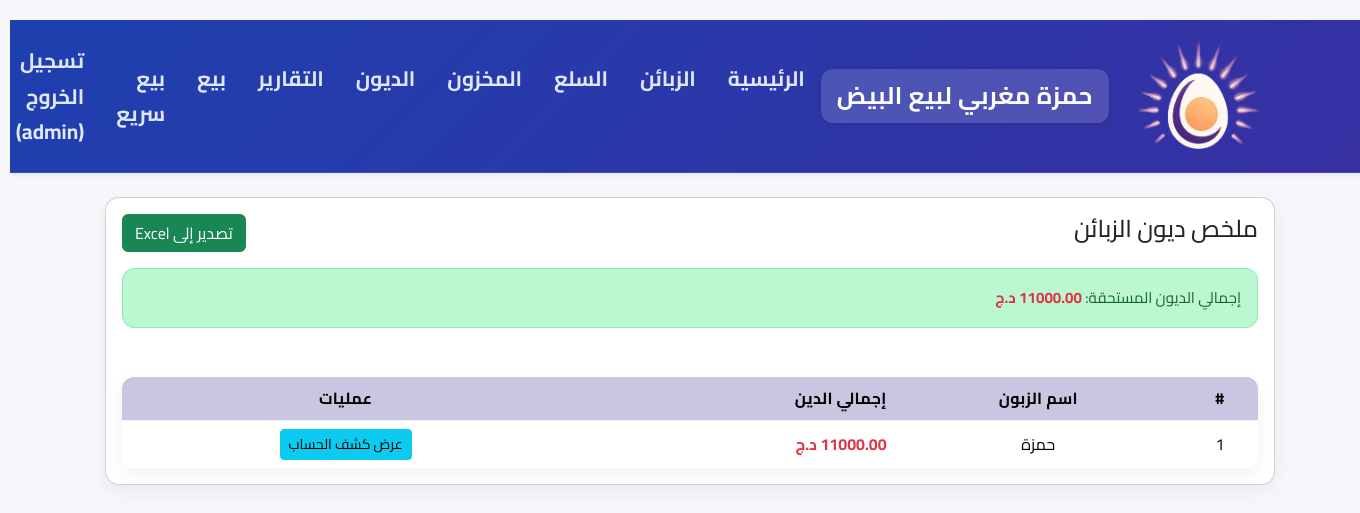
Screenshot of /all_debts (signed in) with the database file from the repository.
### app.py (models this page shows, shortened)
class User(UserMixin, db.Model):
    id = db.Column(db.Integer, primary_key=True)
    username = db.Column(db.String(80), unique=True, nullable=False)
    password_hash = db.Column(db.String(128))
    role = db.Column(db.String(20), nullable=False, default='seller') # 'admin' or 'seller'

class Customer(db.Model):
    id = db.Column(db.Integer, primary_key=True)
    name = db.Column(db.String(120), nullable=False)
    phone = db.Column(db.String(30))
    notes = db.Column(db.Text)

### app.py (the view)
@app.route('/all_debts')
@login_required
@admin_required
def all_debts():
    customers_with_debt_query = db.session.query(
        Customer,
        (func.sum(case((DebtTransaction.transaction_type == 'debt', DebtTransaction.amount), else_=0)) -
         func.sum(case((DebtTransaction.transaction_type == 'payment', DebtTransaction.amount), else_=0))).label('total_debt')
    ).join(DebtTransaction).group_by(Customer).order_by(db.text('total_debt DESC')).all()
    customers_with_debt = [c for c in customers_with_debt_query if c.total_debt > 0]
    total_unpaid = sum(c.total_debt for c in customers_with_debt)
    return render_template('all_debts.html',
                         customers_with_debt=customers_with_debt,
                         total_unpaid=total_unpaid)

### app.py (called while the page is built)
@login_manager.user_loader
def load_user(user_id):
    return User.query.get(int(user_id))

def admin_required(f):
    @wraps(f)
    def decorated_function(*args, **kwargs):
        if not current_user.is_authenticated or current_user.role != 'admin':
            flash('ليس لديك الصلاحية للوصول لهذه الصفحة.')
            return redirect(url_for('index'))
        return f(*args, **kwargs)
    return decorated_function

### templates/all_debts.html (shortened to what this page needs)
{% extends 'base.html' %}
{% block content %}
<div class="card card-modern p-3">
    <div class="d-flex justify-content-between align-items-center mb-3">
        <h4>ملخص ديون الزبائن</h4>
        <a href="{{ url_for('export_debts_xls') }}" class="btn btn-success">
             تصدير إلى Excel
        </a>
    </div>
    <div class="alert alert-info">
        إجمالي الديون المستحقة: <strong class="fw-bold text-danger">{{ "%.2f"|format(total_unpaid) }} د.ج</strong>
    </div>
    <table class="table table-hover">
        <thead>
            <tr>
                <th>#</th>
                <th>اسم الزبون</th>
                <th class="text-end">إجمالي الدين</th>
                <th class="text-center">عمليات</th>
            </tr>
        </thead>
        <tbody>
            {% for customer, total_debt in customers_with_debt %}
            <tr>
                <td>{{ loop.index }}</td>
                <td>{{ customer.name }}</td>
                <td class="text-end fw-bold text-danger">{{ "%.2f"|format(total_debt) }} د.ج</td>
                <td class="text-center">
                    <a href="{{ url_for('customer_ledger', customer_id=customer.id) }}" class="btn btn-sm btn-info">
                        عرض كشف الحساب
                    </a>
                </td>
            </tr>
            {% else %}
            <tr>
                <td colspan="4" class="text-center text-muted">لا توجد ديون مستحقة حالياً.</td>
            </tr>
            {% endfor %}
        </tbody>
    </table>
</div>
{% endblock %}

### templates/base.html (shortened to what this page needs)
    <!doctype html>
    <html lang="ar" dir="rtl">
      <head>
        <link href="https://cdn.jsdelivr.net/npm/bootstrap@5.3.2/dist/css/bootstrap.min.css" rel="stylesheet">
        <link rel="stylesheet" href="{{ url_for('static', filename='style.css') }}">
      </head>
      <body class="rtl">
        {% if current_user.is_authenticated %}
        <nav class="navbar navbar-expand-lg navbar-light bg-white shadow-sm mb-4">
          <div class="container">
            <img
              src="{{ url_for('static', filename='logo.png') }}"
              alt="شعار المحل"
              class="navbar-logo d-inline-block align-text-top"
            >
            <a class="navbar-brand" href="{{ url_for('index') }}">حمزة مغربي لبيع البيض</a>
            <div class="collapse navbar-collapse">
              <ul class="navbar-nav me-auto">
                {% if current_user.role == 'admin' %}
                  <li class="nav-item"><a class="nav-link" href="{{ url_for('index') }}">الرئيسية</a></li>
                  <li class="nav-item"><a class="nav-link" href="{{ url_for('customers') }}">الزبائن</a></li>
                  <li class="nav-item"><a class="nav-link" href="{{ url_for('products') }}">السلع</a></li>
                  <li class="nav-item"><a class="nav-link" href="{{ url_for('inventory') }}">المخزون</a></li>
                  <li class="nav-item"><a class="nav-link" href="{{ url_for('all_debts') }}">الديون</a></li>
                  <li class="nav-item"><a class="nav-link" href="{{ url_for('reports') }}">التقارير</a></li>
                {% endif %}
                <li class="nav-item"><a class="nav-link" href="{{ url_for('new_sale') }}">بيع</a></li>
                <li class="nav-item"><a class="nav-link" href="{{ url_for('fast_selling') }}">بيع سريع</a></li>
              </ul>
              <ul class="navbar-nav ms-auto">
                <li class="nav-item">
                  <a class="nav-link" href="{{ url_for('logout') }}">تسجيل الخروج ({{ current_user.username }})</a>
                </li>
              </ul>
            </div>
          </div>
        </nav>
        {% endif %}
        <div class="container">
          {% block content %}{% endblock %}
        </div>
      </body>
    </html>

### static/style.css (style rules this page uses)
* { box-sizing: border-box; margin: 0; padding: 0; }
body { font-family: 'Cairo', 'Segoe UI', Tahoma, Geneva, Verdana, sans-serif; direction: rtl; background-color: #f8f9fc; color: #333; line-height: 1.7; min-height: 100vh; padding-top: 20px; }
.navbar { background: linear-gradient(135deg, #1e40af, #3730a3) !important; box-shadow: 0 4px 20px rgba(0, 0, 0, 0.1); padding: 0.7rem 0; border-bottom: 1px solid rgba(255, 255, 255, 0.1); margin-bottom: 2rem; }
.navbar-brand { font-family: 'Cairo', sans-serif; font-weight: 700; font-size: 1.5rem; color: #ffffff !important; background: rgba(255, 255, 255, 0.15); padding: 0.4rem 1rem; border-radius: 12px; transition: all 0.3s ease; box-shadow: 0 2px 8px rgba(0, 0, 0, 0.1); letter-spacing: 0.5px; }
.nav-link { font-family: 'Cairo', sans-serif; font-weight: 700; color: #e0e7ff !important; font-size: 1.30rem; padding: 0.5rem 1rem !important; border-radius: 8px; transition: all 0.3s ease; position: relative; }
.nav-link::after { content: ''; position: absolute; bottom: 5px; right: 10px; width: 0; height: 2px; background: #818cf8; transition: width 0.3s ease; border-radius: 1px; }
.collapse .navbar-nav .nav-item .nav-link { margin: 4px 0; }
.container { width: 90%; max-width: 1200px; margin: 0 auto; padding: 0 15px; }
.card-modern { background: white; border-radius: 16px; box-shadow: 0 8px 25px rgba(0, 0, 0, 0.08); overflow: hidden; transition: transform 0.3s ease, box-shadow 0.3s ease; margin-bottom: 1.5rem; }
table { width: 100%; border-collapse: separate; border-spacing: 0; margin: 25px 0; background: white; border-radius: 14px; overflow: hidden; box-shadow: 0 6px 20px rgba(0, 0, 0, 0.06); font-size: 1.00rem; text-align: center; direction: rtl; }
th { background: linear-gradient(135deg, #c8c6e1, #c8c6e1); color: #ffffff; font-weight: 700; font-size: 1.00rem; padding: 14px 16px; text-transform: uppercase; letter-spacing: 0.3px; box-shadow: 0 2px 8px rgba(0, 0, 0, 0.1); }
th, td { padding: 12px 15px; text-align: center; border-bottom: 1px solid #eef2ff; vertical-align: middle; }
tbody tr:last-child td { border-bottom: none; }
tbody tr { transition: background-color 0.2s ease, transform 0.2s ease; }
.card-modern table { margin-bottom: 0; border-radius: 12px; }
.alert { font-family: 'Cairo', sans-serif; padding: 1rem; margin-bottom: 1.5rem; border-radius: 12px; background: #bbf7d0; color: #166534; border: 1px solid #86efac; font-size: 0.95rem; }

### templates/base.html (style rules this page uses)
body { background: #f5f7fb; }
.card-modern { border-radius: 14px; box-shadow: 0 6px 18px rgba(20,30,50,0.06); }
.rtl { direction: rtl; text-align: right; }
.navbar-logo { width: 150px; height: auto; max-height: 150px; }

### rows the page displays
User: username "admin"
Customer: name "حمزة", total_debt "11000.00"

### other values shown
{{ "%.2f"|format(total_unpaid) }} "11000.00"
